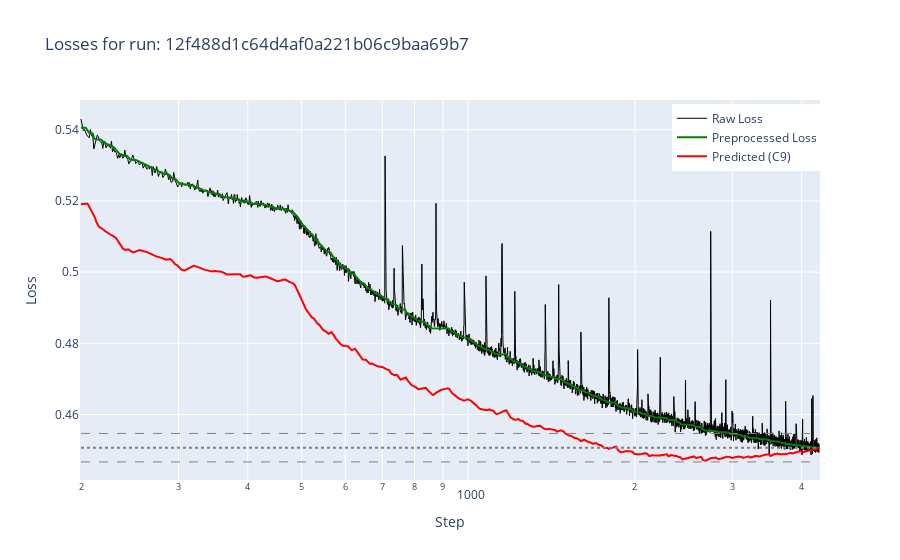

Source (notebook cell):
### Code cell
plot_predicted_vs_true_loss(simulation_df, n_th = 0, complexity = 9, minimum_step = 200)

### Figure 1 — Plotly figure (JSON) as saved in the notebook; plotly's stock layout.template omitted (floating-point values rounded to 4 significant figures; data arrays with more than 128 entries replaced by an {"elided": "..."} marker saying what was removed)
{"data": [{"line": {"color": "black", "width": 1}, "mode": "lines", "name": "Raw Loss", "type": "scatter", "x": {"elided": "4101 int values"}, "y": {"elided": "4101 float values"}}, {"line": {"color": "green", "width": 2}, "mode": "lines", "name": "Preprocessed Loss", "type": "scatter", "x": {"elided": "4101 int values"}, "y": {"elided": "4101 float values"}}, {"line": {"color": "red", "width": 2}, "mode": "lines", "name": "Predicted (C9)", "type": "scatter", "x": {"elided": "4101 int values"}, "y": {"elided": "4101 float values"}}], "layout": {"legend": {"x": 0.8, "y": 0.99}, "shapes": [{"line": {"color": "gray", "dash": "dot", "width": 2}, "type": "line", "x0": 200, "x1": 4300, "y0": 0.4507, "y1": 0.4507}, {"line": {"color": "gray", "dash": "dash", "width": 1}, "type": "line", "x0": 200, "x1": 4300, "y0": 0.4547, "y1": 0.4547}, {"line": {"color": "gray", "dash": "dash", "width": 1}, "type": "line", "x0": 200, "x1": 4300, "y0": 0.4467, "y1": 0.4467}], "title": {"text": "Losses for run: 12f488d1c64d4af0a221b06c9baa69b7"}, "xaxis": {"title": {"text": "Step"}, "type": "log"}, "yaxis": {"title": {"text": "Loss"}}}}
